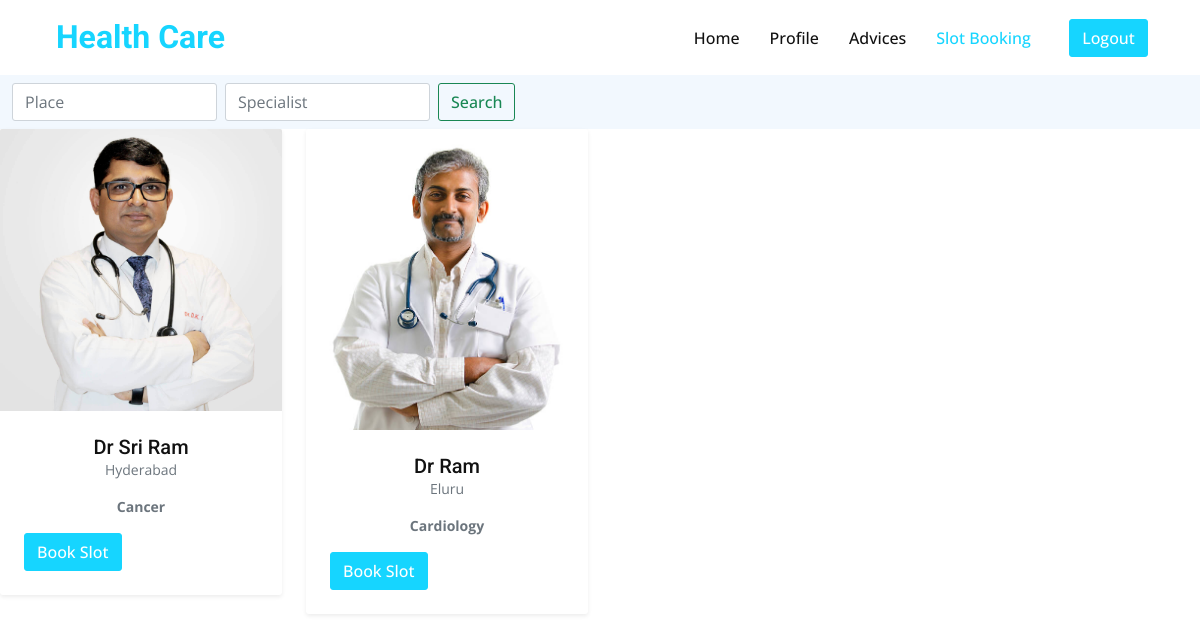
Page /doctors/ (signed in) on the committed database.
### myapp/models.py (models this page shows)
class Doctors(models.Model):
    name=models.CharField(max_length=100)
    image=models.ImageField(upload_to='img')
    place=models.CharField(max_length=50)
    speciality_in=models.CharField(max_length=100)
    qualification=models.CharField(max_length=100)
    phone=models.CharField(max_length=10)
    hospital=models.CharField(max_length=1000)
    hospitaladd=models.CharField(max_length=1000)
    class Meta:
        ordering = ('-place',)

### myapp/views.py (the view)
# urls.py: path('doctors/',views.doctor,name='doctor'),
@login_required(login_url="/signin/")
def doctor(request):
    if request.method=="POST":
        place=request.POST['place']
        cardiology=request.POST['cardiology']
        parts = Doctors.objects.filter(place__startswith=place).filter(speciality_in__startswith=cardiology).values()
        print('1')
        return render(request,'authenticate/doctors.html',{'parts':parts,'place':place,'cardiology':cardiology})
    parts=Doctors.objects.all()
    return render(request,'authenticate/doctors.html',{'parts':parts})

### templates/authenticate/doctors.html (shortened to what this page needs)
{% load static %}
<!doctype html>
<html lang="en">
  <head>
    <link href="https://cdn.jsdelivr.net/npm/bootstrap@5.0.2/dist/css/bootstrap.min.css" rel="stylesheet">
    <link href="https://cdnjs.cloudflare.com/ajax/libs/font-awesome/5.10.0/css/all.min.css" rel="stylesheet">
    <link href="https://cdn.jsdelivr.net/npm/bootstrap-icons@1.4.1/font/bootstrap-icons.css" rel="stylesheet">
    <link href="{% static 'lib/animate/animate.min.css' %}" rel="stylesheet">
    <link href="{% static 'lib/owlcarousel/assets/owl.carousel.min.css' %}" rel="stylesheet">
    <link href="{% static 'css/bootstrap.min.css' %}" rel="stylesheet">
    <link href="{% static 'css/style.css' %}" rel="stylesheet">
  </head>
  <body>
    <nav class="navbar navbar-expand-lg bg-white navbar-light sticky-top p-0 px-4 px-lg-5">
      <a href="{% url 'home' %}" class="navbar-brand d-flex align-items-center">
          <h2 class="m-0 text-primary"><img class="img-fluid me-2" src="https://img.icons8.com/arcade/64/null/hospital.png" alt=""
                  style="width: 45px;">Health Care</h2>
      </a>
      <div class="collapse navbar-collapse" id="navbarCollapse">
          <div class="navbar-nav ms-auto py-4 py-lg-0">
              <a href="{% url 'home' %}" class="nav-item nav-link">Home</a>
              {% if user.is_authenticated %}
              <a href="{% url 'profile' %}" class="nav-item nav-link">Profile</a>
              <a href="{% url 'advice' %}" class="nav-item nav-link">Advices</a>
              <a href="{% url 'doctor' %}" class="nav-item nav-link active">Slot Booking</a>
              {% endif %}
          </div>
          <div class="h-100 d-lg-inline-flex align-items-center d-none">
              <form class="d-flex">
                  {% if user.is_authenticated %}
                  <a class="btn btn-primary" href="{% url 'logout' %}" role="button">Logout</a>&nbsp
                  {% else %}
                  <a class="btn btn-primary" href="{% url 'signin' %}" role="button">SignIn</a>&nbsp&nbsp
                  <a class="btn btn-primary" href="{% url 'signup' %}" role="button">SignUp</a>&nbsp
                  {% endif %}
              </form>
          </div>
      </div>
  </nav>
  <nav class="navbar navbar-light bg-light">
    <div class="container-fluid">
      <form class="d-flex" method="POST" action="{% url 'doctor' %}">
        <input class="form-control me-2" type="search" name="place" id="place" placeholder="Place" aria-label="Search">
        <input class="form-control me-2" type="search" name="cardiology" id="cardiology" placeholder="Specialist" aria-label="Search">
        <button class="btn btn-outline-success" type="submit">Search</button>
      </form>
    </div>
  </nav>
  <div class="row pb-5 gy-5 mb-4" style="display:flex;">
    {% for parts in parts %}
    <div class="col-lg-3 col-md-6 mb-4 mb-lg-0">
      <div class="card shadow-sm border-0 rounded">
        <div class="card-body p-0"><img src="{{parts.image.url}}" alt="image" class="w-100 card-img-top">
          <div class="p-4">
            <h5 class="mb-0" align=center>{{parts.name}}</h5>
            <p class="small text-muted" align=center>{{parts.place}}</p>
            <p class="small text-muted" align=center><b>{{parts.speciality_in}}</b></p>
            <button style="text-align: center;" type="button" class="btn btn-primary" data-bs-toggle="modal" data-bs-target="#exampleModal{{part.id}}">
              Book Slot
            </button>
          </div>
        </div>
      </div>
    </div>
    {% endfor %}
    </div>
  </body>
</html>

### static/css/style.css (style rules this page uses)
:root { --primary: #16D5FF; --secondary: #999999; --light: #F2F8FE; --dark: #111111; }
h4, h5, h6, .h4, .h5, .h6 { font-weight: 500 !important; }
.btn { font-weight: 500; transition: .5s; }
.btn.btn-primary { color: #FFFFFF; }
.navbar.sticky-top { top: -100px; transition: .5s; }
.navbar .navbar-brand { height: 75px; }
.navbar .navbar-nav .nav-link { margin-right: 30px; padding: 25px 0; color: var(--dark); font-weight: 500; outline: none; }
.navbar .navbar-nav .nav-link:hover, .navbar .navbar-nav .nav-link.active { color: var(--primary); }

### rows in the picture
Doctors: image (picture), name "Dr Sri Ram", place "Hyderabad", speciality_in "Cancer"
Doctors: image (picture), name "Dr Ram", place "Eluru", speciality_in "Cardiology"
